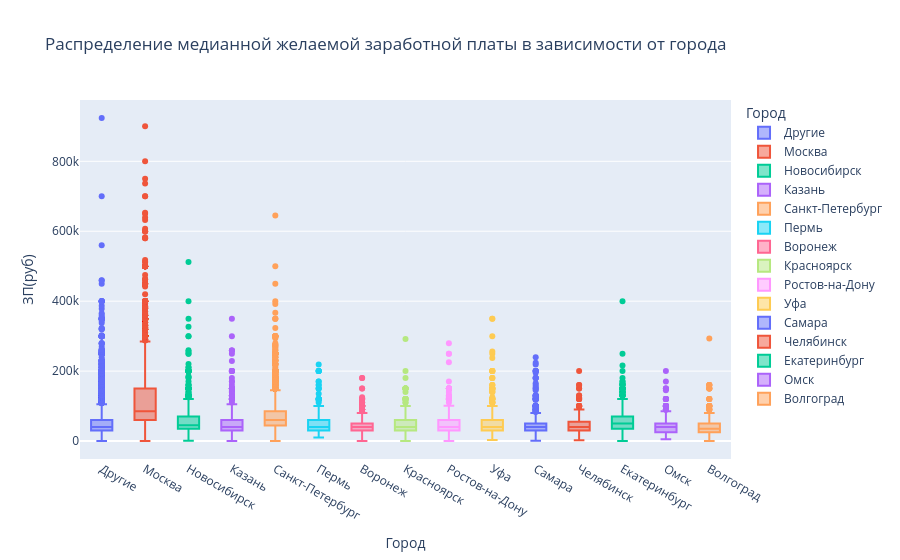

Notebook source saved alongside this figure:
### Markdown cell above
5. Постройте диаграмму, которая показывает распределение желаемой заработной платы (**"ЗП (руб)"**) в зависимости от города (**"Город"**). Используйте для диаграммы данные о резюме, где желая заработная плата меньше 1 млн рублей.
*Сделайте выводы по полученной диаграмме: как соотносятся медианные уровни желаемой заработной платы и их размах в городах? Как вы считаете, важен ли признак города при прогнозировании заработной платы?*

### Code cell
# ваш код здесь

mask = hh_df['ЗП(руб)'] < 1e6
box = px.box(
    data_frame=hh_df[mask], 
    color='Город', 
    x='Город', 
    y='ЗП(руб)', 
    title='Распределение медианной желаемой заработной платы в зависимости от города'
)

box.show()

### Figure 1 — Plotly figure (JSON) as saved in the notebook; plotly's stock layout.template omitted (floating-point values rounded to 4 significant figures; data arrays with more than 128 entries replaced by an {"elided": "..."} marker saying what was removed)
{"data": [{"alignmentgroup": "True", "hovertemplate": "Город=%{x}<br>ЗП(руб)=%{y}<extra></extra>", "legendgroup": "Другие", "marker": {"color": "#636efa"}, "name": "Другие", "notched": false, "offsetgroup": "Другие", "orientation": "v", "showlegend": true, "type": "box", "x": {"elided": "16450 str values"}, "x0": " ", "xaxis": "x", "y": {"elided": "16450 float values"}, "y0": " ", "yaxis": "y"}, {"alignmentgroup": "True", "hovertemplate": "Город=%{x}<br>ЗП(руб)=%{y}<extra></extra>", "legendgroup": "Москва", "marker": {"color": "#EF553B"}, "name": "Москва", "notched": false, "offsetgroup": "Москва", "orientation": "v", "showlegend": true, "type": "box", "x": {"elided": "16617 str values"}, "x0": " ", "xaxis": "x", "y": {"elided": "16617 float values"}, "y0": " ", "yaxis": "y"}, {"alignmentgroup": "True", "hovertemplate": "Город=%{x}<br>ЗП(руб)=%{y}<extra></extra>", "legendgroup": "Новосибирск", "marker": {"color": "#00cc96"}, "name": "Новосибирск", "notched": false, "offsetgroup": "Новосибирск", "orientation": "v", "showlegend": true, "type": "box", "x": {"elided": "958 str values"}, "x0": " ", "xaxis": "x", "y": {"elided": "958 float values"}, "y0": " ", "yaxis": "y"}, {"alignmentgroup": "True", "hovertemplate": "Город=%{x}<br>ЗП(руб)=%{y}<extra></extra>", "legendgroup": "Казань", "marker": {"color": "#ab63fa"}, "name": "Казань", "notched": false, "offsetgroup": "Казань", "orientation": "v", "showlegend": true, "type": "box", "x": {"elided": "872 str values"}, "x0": " ", "xaxis": "x", "y": {"elided": "872 float values"}, "y0": " ", "yaxis": "y"}, {"alignmentgroup": "True", "hovertemplate": "Город=%{x}<br>ЗП(руб)=%{y}<extra></extra>", "legendgroup": "Санкт-Петербург", "marker": {"color": "#FFA15A"}, "name": "Санкт-Петербург", "notched": false, "offsetgroup": "Санкт-Петербург", "orientation": "v", "showlegend": true, "type": "box", "x": {"elided": "4937 str values"}, "x0": " ", "xaxis": "x", "y": {"elided": "4937 float values"}, "y0": " ", "yaxis": "y"}, {"alignmentgroup": "True", "hovertemplate": "Город=%{x}<br>ЗП(руб)=%{y}<extra></extra>", "legendgroup": "Пермь", "marker": {"color": "#19d3f3"}, "name": "Пермь", "notched": false, "offsetgroup": "Пермь", "orientation": "v", "showlegend": true, "type": "box", "x": {"elided": "445 str values"}, "x0": " ", "xaxis": "x", "y": {"elided": "445 float values"}, "y0": " ", "yaxis": "y"}, {"alignmentgroup": "True", "hovertemplate": "Город=%{x}<br>ЗП(руб)=%{y}<extra></extra>", "legendgroup": "Воронеж", "marker": {"color": "#FF6692"}, "name": "Воронеж", "notched": false, "offsetgroup": "Воронеж", "orientation": "v", "showlegend": true, "type": "box", "x": {"elided": "538 str values"}, "x0": " ", "xaxis": "x", "y": {"elided": "538 float values"}, "y0": " ", "yaxis": "y"}, {"alignmentgroup": "True", "hovertemplate": "Город=%{x}<br>ЗП(руб)=%{y}<extra></extra>", "legendgroup": "Красноярск", "marker": {"color": "#B6E880"}, "name": "Красноярск", "notched": false, "offsetgroup": "Красноярск", "orientation": "v", "showlegend": true, "type": "box", "x": {"elided": "407 str values"}, "x0": " ", "xaxis": "x", "y": {"elided": "407 float values"}, "y0": " ", "yaxis": "y"}, {"alignmentgroup": "True", "hovertemplate": "Город=%{x}<br>ЗП(руб)=%{y}<extra></extra>", "legendgroup": "Ростов-на-Дону", "marker": {"color": "#FF97FF"}, "name": "Ростов-на-Дону", "notched": false, "offsetgroup": "Ростов-на-Дону", "orientation": "v", "showlegend": true, "type": "box", "x": {"elided": "607 str values"}, "x0": " ", "xaxis": "x", "y": {"elided": "607 float values"}, "y0": " ", "yaxis": "y"}, {"alignmentgroup": "True", "hovertemplate": "Город=%{x}<br>ЗП(руб)=%{y}<extra></extra>", "legendgroup": "Уфа", "marker": {"color": "#FECB52"}, "name": "Уфа", "notched": false, "offsetgroup": "Уфа", "orientation": "v", "showlegend": true, "type": "box", "x": {"elided": "565 str values"}, "x0": " ", "xaxis": "x", "y": {"elided": "565 float values"}, "y0": " ", "yaxis": "y"}, {"alignmentgroup": "True", "hovertemplate": "Город=%{x}<br>ЗП(руб)=%{y}<extra></extra>", "legendgroup": "Самара", "marker": {"color": "#636efa"}, "name": "Самара", "notched": false, "offsetgroup": "Самара", "orientation": "v", "showlegend": true, "type": "box", "x": {"elided": "703 str values"}, "x0": " ", "xaxis": "x", "y": {"elided": "703 float values"}, "y0": " ", "yaxis": "y"}, {"alignmentgroup": "True", "hovertemplate": "Город=%{x}<br>ЗП(руб)=%{y}<extra></extra>", "legendgroup": "Челябинск", "marker": {"color": "#EF553B"}, "name": "Челябинск", "notched": false, "offsetgroup": "Челябинск", "orientation": "v", "showlegend": true, "type": "box", "x": {"elided": "330 str values"}, "x0": " ", "xaxis": "x", "y": {"elided": "330 float values"}, "y0": " ", "yaxis": "y"}, {"alignmentgroup": "True", "hovertemplate": "Город=%{x}<br>ЗП(руб)=%{y}<extra></extra>", "legendgroup": "Екатеринбург", "marker": {"color": "#00cc96"}, "name": "Екатеринбург", "notched": false, "offsetgroup": "Екатеринбург", "orientation": "v", "showlegend": true, "type": "box", "x": {"elided": "734 str values"}, "x0": " ", "xaxis": "x", "y": {"elided": "734 float values"}, "y0": " ", "yaxis": "y"}, {"alignmentgroup": "True", "hovertemplate": "Город=%{x}<br>ЗП(руб)=%{y}<extra></extra>", "legendgroup": "Омск", "marker": {"color": "#ab63fa"}, "name": "Омск", "notched": false, "offsetgroup": "Омск", "orientation": "v", "showlegend": true, "type": "box", "x": {"elided": "303 str values"}, "x0": " ", "xaxis": "x", "y": {"elided": "303 float values"}, "y0": " ", "yaxis": "y"}, {"alignmentgroup": "True", "hovertemplate": "Город=%{x}<br>ЗП(руб)=%{y}<extra></extra>", "legendgroup": "Волгоград", "marker": {"color": "#FFA15A"}, "name": "Волгоград", "notched": false, "offsetgroup": "Волгоград", "orientation": "v", "showlegend": true, "type": "box", "x": {"elided": "272 str values"}, "x0": " ", "xaxis": "x", "y": {"elided": "272 float values"}, "y0": " ", "yaxis": "y"}], "layout": {"boxmode": "overlay", "legend": {"title": {"text": "Город"}, "tracegroupgap": 0}, "title": {"text": "Распределение медианной желаемой заработной платы в зависимости от города"}, "xaxis": {"anchor": "y", "categoryarray": ["Другие", "Москва", "Новосибирск", "Казань", "Санкт-Петербург", "Пермь", "Воронеж", "Красноярск", "Ростов-на-Дону", "Уфа", "Самара", "Челябинск", "Екатеринбург", "Омск", "Волгоград"], "categoryorder": "array", "domain": [0, 1], "title": {"text": "Город"}}, "yaxis": {"anchor": "x", "domain": [0, 1], "title": {"text": "ЗП(руб)"}}}}
